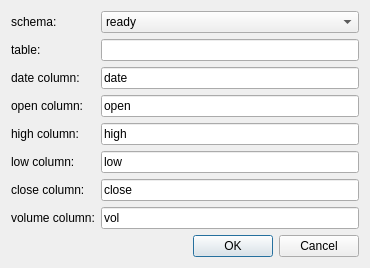
<?xml version="1.0" encoding="UTF-8"?>
<ui version="4.0">
 <class>OhlcDlg</class>
 <widget class="QDialog" name="OhlcDlg">
  <property name="geometry">
   <rect>
    <x>0</x>
    <y>0</y>
    <width>370</width>
    <height>253</height>
   </rect>
  </property>
  <property name="windowTitle">
   <string>OhlcDlg</string>
  </property>
  <layout class="QGridLayout" name="gridLayout">
   <item row="0" column="0">
    <layout class="QHBoxLayout" name="horizontalLayout">
     <item>
      <layout class="QVBoxLayout" name="verticalLayout">
       <item>
        <widget class="QLabel" name="label">
         <property name="text">
          <string>schema:</string>
         </property>
        </widget>
       </item>
       <item>
        <widget class="QLabel" name="label_2">
         <property name="text">
          <string>table:</string>
         </property>
        </widget>
       </item>
       <item>
        <widget class="QLabel" name="label_3">
         <property name="text">
          <string>date column:</string>
         </property>
        </widget>
       </item>
       <item>
        <widget class="QLabel" name="label_4">
         <property name="text">
          <string>open column:</string>
         </property>
        </widget>
       </item>
       <item>
        <widget class="QLabel" name="label_5">
         <property name="text">
          <string>high column:</string>
         </property>
        </widget>
       </item>
       <item>
        <widget class="QLabel" name="label_6">
         <property name="text">
          <string>low column:</string>
         </property>
        </widget>
       </item>
       <item>
        <widget class="QLabel" name="label_7">
         <property name="text">
          <string>close column:</string>
         </property>
        </widget>
       </item>
       <item>
        <widget class="QLabel" name="label_8">
         <property name="text">
          <string>volume column:</string>
         </property>
        </widget>
       </item>
      </layout>
     </item>
     <item>
      <layout class="QVBoxLayout" name="verticalLayout_2">
       <item>
        <widget class="QComboBox" name="schema_">
         <item>
          <property name="text">
           <string>ready</string>
          </property>
         </item>
         <item>
          <property name="text">
           <string>original</string>
          </property>
         </item>
        </widget>
       </item>
       <item>
        <widget class="QLineEdit" name="table_"/>
       </item>
       <item>
        <widget class="QLineEdit" name="date_col_">
         <property name="text">
          <string>date</string>
         </property>
        </widget>
       </item>
       <item>
        <widget class="QLineEdit" name="open_col_">
         <property name="text">
          <string>open</string>
         </property>
        </widget>
       </item>
       <item>
        <widget class="QLineEdit" name="high_col_">
         <property name="text">
          <string>high</string>
         </property>
        </widget>
       </item>
       <item>
        <widget class="QLineEdit" name="low_col_">
         <property name="text">
          <string>low</string>
         </property>
        </widget>
       </item>
       <item>
        <widget class="QLineEdit" name="close_col_">
         <property name="text">
          <string>close</string>
         </property>
        </widget>
       </item>
       <item>
        <widget class="QLineEdit" name="volume_col_">
         <property name="text">
          <string>vol</string>
         </property>
        </widget>
       </item>
      </layout>
     </item>
    </layout>
   </item>
   <item row="1" column="0">
    <widget class="QDialogButtonBox" name="buttonBox">
     <property name="standardButtons">
      <set>QDialogButtonBox::Cancel|QDialogButtonBox::Ok</set>
     </property>
    </widget>
   </item>
  </layout>
 </widget>
 <layoutdefault spacing="6" margin="11"/>
 <resources/>
 <connections>
  <connection>
   <sender>buttonBox</sender>
   <signal>accepted()</signal>
   <receiver>OhlcDlg</receiver>
   <slot>accept()</slot>
   <hints>
    <hint type="sourcelabel">
     <x>254</x>
     <y>246</y>
    </hint>
    <hint type="destinationlabel">
     <x>131</x>
     <y>-12</y>
    </hint>
   </hints>
  </connection>
  <connection>
   <sender>buttonBox</sender>
   <signal>rejected()</signal>
   <receiver>OhlcDlg</receiver>
   <slot>reject()</slot>
   <hints>
    <hint type="sourcelabel">
     <x>320</x>
     <y>244</y>
    </hint>
    <hint type="destinationlabel">
     <x>280</x>
     <y>-11</y>
    </hint>
   </hints>
  </connection>
 </connections>
</ui>
